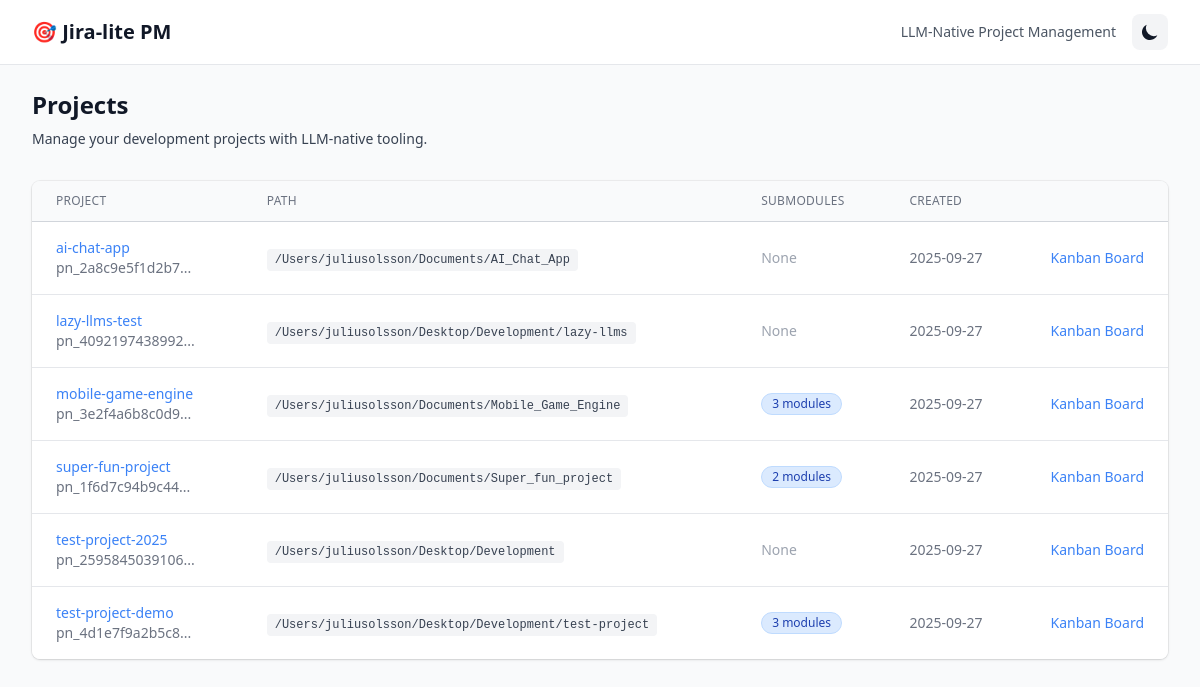
Before: / with the older database file.
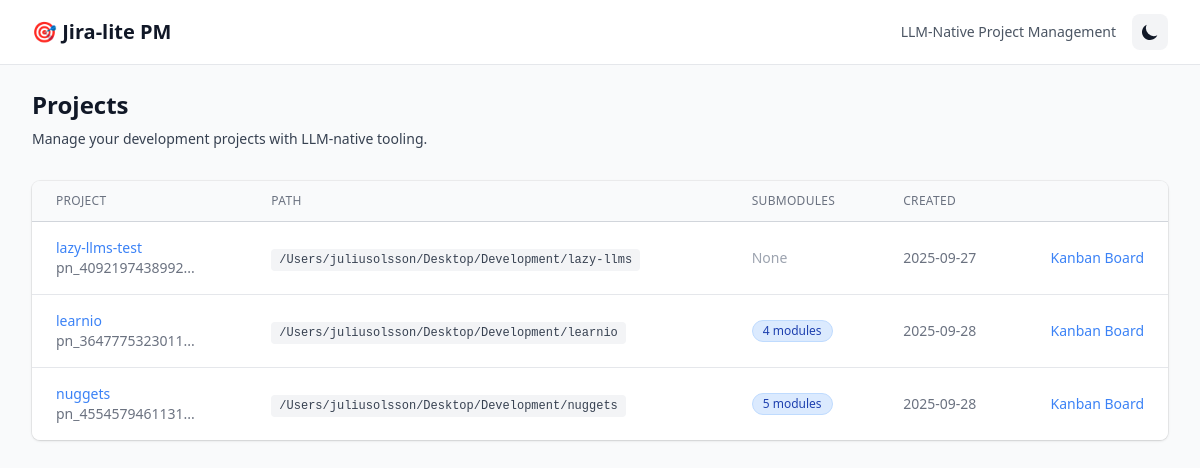
After: the same page with the newer database file.
### src/jira_lite/models.py (models this page shows, shortened)
class BaseModel(Model):
    class Meta:
        database = db

class Project(BaseModel):
    project_id = CharField(unique=True, index=True, max_length=64)
    project_slug = CharField(index=True, max_length=100)
    absolute_path = CharField(max_length=500)
    metadata = TextField(null=True)  # JSON string for submodules, vcs, mcp config
    created_utc = DateTimeField(default=datetime.utcnow, index=True)
    updated_utc = DateTimeField(default=datetime.utcnow)
    @property
    def submodules(self):
        if not self.metadata:
            return []
        try:
            data = json.loads(self.metadata)
            return data.get('submodules', [])
        except (json.JSONDecodeError, TypeError):
            return []
    @property
    def vcs(self):
        """Get VCS info from metadata JSON"""
        if not self.metadata:
            return {}
        try:
            data = json.loads(self.metadata)
            return data.get('vcs', {})
        except (json.JSONDecodeError, TypeError):
            return {}
    @property
    def mcp(self):
        """Get MCP config from metadata JSON"""
        if not self.metadata:
            return {}
        try:
            data = json.loads(self.metadata)
            return data.get('mcp', {})
        except (json.JSONDecodeError, TypeError):
            return {}

### src/jira_lite/app.py (the view)
    @app.route('/')
    def index():
        projects = ProjectRepository.get_all()
        return render_template('index.html', projects=projects)

### src/jira_lite/repositories.py (called while the page is built)
    @staticmethod
    def get_all() -> List[Project]:
        return list(Project.select().order_by(Project.project_slug))

### src/jira_lite/utils.py (called while the page is built, shortened)
def format_date(date_obj, format='%Y-%m-%d'):
    if not date_obj:
        return 'N/A'
    if isinstance(date_obj, datetime):
        return date_obj.strftime(format)
    return str(date_obj)

### src/jira_lite/templates/index.html (shortened to what this page needs)
{% extends "base.html" %}
{% block content %}
<div class="px-4 sm:px-0">
    <div class="sm:flex sm:items-center">
        <div class="sm:flex-auto">
            <h1 class="text-2xl font-semibold text-gray-900 dark:text-gray-100">Projects</h1>
            <p class="mt-2 text-sm text-gray-700 dark:text-gray-400">Manage your development projects with LLM-native tooling.</p>
        </div>
    </div>
    {% if projects %}
    <div class="mt-8 flow-root">
        <div class="-mx-4 -my-2 overflow-x-auto sm:-mx-6 lg:-mx-8">
            <div class="inline-block min-w-full py-2 align-middle sm:px-6 lg:px-8">
                <div class="overflow-hidden shadow ring-1 ring-black ring-opacity-5 md:rounded-lg">
                    <table class="min-w-full divide-y divide-gray-300 dark:divide-dark-border">
                        <thead class="bg-gray-50 dark:bg-dark-surface">
                            <tr>
                                <th scope="col" class="px-6 py-3 text-left text-xs font-medium text-gray-500 dark:text-gray-400 uppercase tracking-wide">
                                    Project
                                </th>
                                <th scope="col" class="px-6 py-3 text-left text-xs font-medium text-gray-500 dark:text-gray-400 uppercase tracking-wide">
                                    Path
                                </th>
                                <th scope="col" class="px-6 py-3 text-left text-xs font-medium text-gray-500 dark:text-gray-400 uppercase tracking-wide">
                                    Submodules
                                </th>
                                <th scope="col" class="px-6 py-3 text-left text-xs font-medium text-gray-500 dark:text-gray-400 uppercase tracking-wide">
                                    Created
                                </th>
                                <th scope="col" class="relative px-6 py-3">
                                </th>
                            </tr>
                        </thead>
                        <tbody class="divide-y divide-gray-200 dark:divide-dark-border bg-white dark:bg-dark-bg">
                            {% for project in projects %}
                            <tr class="hover:bg-gray-50 dark:hover:bg-dark-hover">
                                <td class="whitespace-nowrap px-6 py-4">
                                    <div class="flex items-center">
                                        <div>
                                            <div class="text-sm font-medium text-gray-900 dark:text-gray-100">
                                                <a href="/{{ project.project_id }}/kanban" class="text-primary hover:text-blue-700 dark:hover:text-blue-400">
                                                    {{ project.project_slug }}
                                                </a>
                                            </div>
                                            <div class="text-sm text-gray-500 dark:text-gray-400">{{ project.project_id[:16] }}...</div>
                                        </div>
                                    </div>
                                </td>
                                <td class="whitespace-nowrap px-6 py-4 text-sm text-gray-500 dark:text-gray-400">
                                    <code class="bg-gray-100 dark:bg-gray-800 px-2 py-1 rounded text-xs text-gray-700 dark:text-gray-300">{{ project.absolute_path }}</code>
                                </td>
                                <td class="whitespace-nowrap px-6 py-4 text-sm text-gray-500 dark:text-gray-400">
                                    {% if project.submodules %}
                                        <span class="inline-flex items-center rounded-full bg-blue-100 dark:bg-blue-900/50 px-2.5 py-0.5 text-xs font-medium text-blue-800 dark:text-blue-300 border border-blue-200 dark:border-blue-800">
                                            {{ project.submodules|length }} modules
                                        </span>
                                    {% else %}
                                        <span class="text-gray-400">None</span>
                                    {% endif %}
                                </td>
                                <td class="whitespace-nowrap px-6 py-4 text-sm text-gray-500 dark:text-gray-400">
                                    {{ project.created_utc | format_date }}
                                </td>
                                <td class="relative whitespace-nowrap py-4 pl-3 pr-4 text-right text-sm font-medium sm:pr-6">
                                    <a href="/{{ project.project_id }}/kanban" class="text-primary hover:text-blue-700 dark:hover:text-blue-400">
                                        Kanban Board
                                    </a>
                                </td>
                            </tr>
                            {% endfor %}
                        </tbody>
                    </table>
                </div>
            </div>
        </div>
    </div>
    {% endif %}
</div>
{% endblock %}

### src/jira_lite/templates/base.html (shortened to what this page needs)
<!DOCTYPE html>
<html lang="en">
<head>
    <script src="https://cdn.tailwindcss.com"></script>
</head>
<body class="bg-gray-50 dark:bg-dark-bg text-gray-900 dark:text-gray-200 min-h-screen transition-colors">
    <nav class="bg-white dark:bg-dark-surface border-b border-gray-200 dark:border-dark-border">
        <div class="max-w-full mx-auto px-4 sm:px-6 lg:px-8">
            <div class="flex justify-between h-16">
                <div class="flex items-center">
                    <h1 class="text-xl font-semibold text-gray-900 dark:text-gray-100">
                        <a href="/" class="hover:text-primary dark:hover:text-primary-dark transition-colors">🎯 Jira-lite PM</a>
                    </h1>
                </div>
                <div class="flex items-center space-x-4">
                    <span class="text-sm text-gray-600 dark:text-gray-400">LLM-Native Project Management</span>
                    <button id="theme-toggle"
                            class="p-2 rounded-lg bg-gray-100 dark:bg-gray-800 hover:bg-gray-200 dark:hover:bg-gray-700 transition-colors"
                            aria-label="Toggle theme">
                        <svg id="theme-dark-icon" class="w-5 h-5" fill="currentColor" viewBox="0 0 20 20">
                            <path d="M17.293 13.293A8 8 0 016.707 2.707a8.001 8.001 0 1010.586 10.586z"></path>
                        </svg>
                    </button>
                </div>
            </div>
        </div>
    </nav>
    <main class="{% block main_class %}max-w-full{% endblock %} mx-auto py-6 sm:px-6 lg:px-8">
        {% block content %}{% endblock %}
    </main>
</body>
</html>

Changed rows visible on the page:
removed Project: project_slug "ai-chat-app", project_id "pn_2a8c9e5f1d2b7", absolute_path "/Users/juliusolsson/Documents/AI_Chat_App", shows "None", created_utc "2025-09-27"
removed Project: project_slug "mobile-game-engine", project_id "pn_3e2f4a6b8c0d9", absolute_path "/Users/juliusolsson/Documents/Mobile_Game_Engine", submodules|length "3", created_utc "2025-09-27"
removed Project: project_slug "super-fun-project", project_id "pn_1f6d7c94b9c44", absolute_path "/Users/juliusolsson/Documents/Super_fun_project", submodules|length "2", created_utc "2025-09-27"
removed Project: project_slug "test-project-2025", project_id "pn_2595845039106", absolute_path "/Users/juliusolsson/Desktop/Development", shows "None", created_utc "2025-09-27"
removed Project: project_slug "test-project-demo", project_id "pn_4d1e7f9a2b5c8", absolute_path "/Users/juliusolsson/Desktop/Development/test-project", submodules|length "3", created_utc "2025-09-27"
added Project: project_slug "learnio", project_id "pn_3647775323011", absolute_path "/Users/juliusolsson/Desktop/Development/learnio", submodules|length "4", created_utc "2025-09-28"
added Project: project_slug "nuggets", project_id "pn_4554579461131", absolute_path "/Users/juliusolsson/Desktop/Development/nuggets", submodules|length "5", created_utc "2025-09-28"
